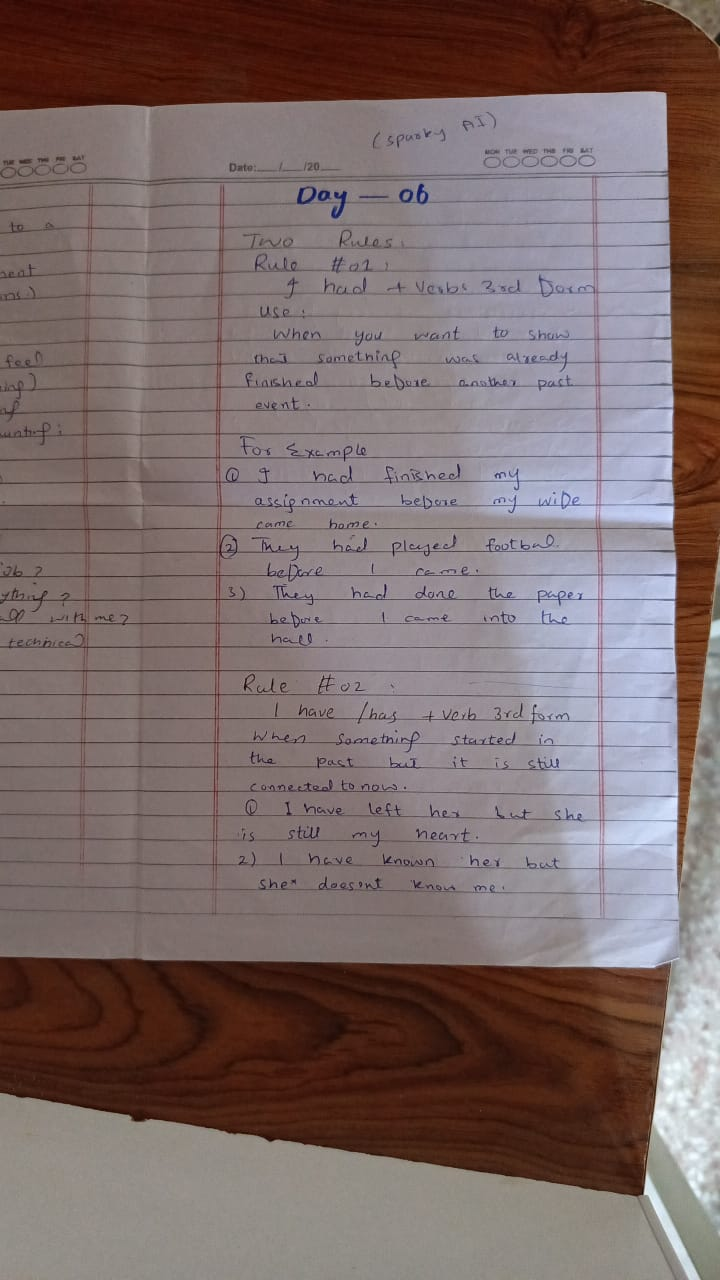
#> input picture Documents-Scanner/dataset/input_images/mydoc1.jpg, 720 x 1280 px
$ python -i enhancement.py   (imports and definitions only)
#> lines starting #> are read from the running program, lines starting #| are printed output that depends on the picture
#> further down, picture is the input picture: shape (1280, 720, 3); mean B, G, R 107.2, 108.1, 124.6
"""
enhancement.py
==============

Post-warp image enhancement for the Professional AI Document Scanner.

Once the document has been perspective-corrected, this module offers a
set of enhancement "modes" analogous to the filters found in apps like
Adobe Scan / CamScanner (original, black & white, magic color, high
contrast, etc.), plus a library of individual, composable operations
(sharpening, denoising, brightness/contrast correction) that the modes
are built from.

Author: Senior Computer Vision Engineering Team
"""

from __future__ import annotations

import logging
from enum import Enum
from typing import Callable, Dict

import cv2
import numpy as np

logger = logging.getLogger(__name__)


class EnhancementError(Exception):
    """Raised when an enhancement operation receives invalid input."""


def _validate(image: np.ndarray) -> None:
    """Raise :class:`EnhancementError` if the image is missing or empty."""
    if image is None or not isinstance(image, np.ndarray) or image.size == 0:
        raise EnhancementError("Cannot enhance an empty or invalid image.")


# --------------------------------------------------------------------------- #
# Enhancement modes enum
# --------------------------------------------------------------------------- #

class EnhancementMode(str, Enum):
    """Supported final-scan enhancement modes."""

    ORIGINAL = "original"
    BLACK_AND_WHITE = "black_and_white"
    MAGIC_COLOR = "magic_color"
    HIGH_CONTRAST = "high_contrast"
    ADAPTIVE_THRESHOLD = "adaptive_threshold"
    NOISE_REDUCTION = "noise_reduction"
    SHARPEN = "sharpen"
    BRIGHTNESS_CORRECTION = "brightness_correction"
    CONTRAST_ENHANCEMENT = "contrast_enhancement"


# --------------------------------------------------------------------------- #
# Individual enhancement operations
# --------------------------------------------------------------------------- #

# [63 lines left out: functions sharpen_image, reduce_noise_color, correct_brightness, not called in this run]


def enhance_contrast(image: np.ndarray, alpha: float = 1.25, beta: float = 0.0) -> np.ndarray:
    """
    Linearly enhance contrast via ``output = alpha * input + beta``.

    Args:
        image: Input BGR or grayscale image.
        alpha: Contrast gain (>1 increases contrast).
        beta: Brightness offset added after scaling.

    Returns:
        Contrast-enhanced image.
    """
    _validate(image)
    return cv2.convertScaleAbs(image, alpha=alpha, beta=beta)


def apply_clahe(image: np.ndarray, clip_limit: float = 2.5, tile_grid_size: tuple = (8, 8)) -> np.ndarray:
    """
    Apply Contrast Limited Adaptive Histogram Equalization for locally
    adaptive contrast improvement, ideal for scans with uneven lighting
    or faded print.

    Args:
        image: Input BGR or grayscale image.
        clip_limit: Contrast limiting threshold.
        tile_grid_size: Grid size for local equalization tiles.

    Returns:
        Contrast-enhanced image, same channel layout as input.
    """
    _validate(image)
    clahe = cv2.createCLAHE(clipLimit=clip_limit, tileGridSize=tile_grid_size)

    if image.ndim == 2:
        return clahe.apply(image)

    lab = cv2.cvtColor(image, cv2.COLOR_BGR2LAB)
    l_channel, a_channel, b_channel = cv2.split(lab)
    l_channel = clahe.apply(l_channel)
    merged = cv2.merge((l_channel, a_channel, b_channel))
    return cv2.cvtColor(merged, cv2.COLOR_LAB2BGR)


# [31 lines left out: function to_black_and_white_scan, not called in this run]


def to_magic_color_scan(image: np.ndarray) -> np.ndarray:
    """
    Produce a "magic color" style scan: boosts saturation and contrast
    while brightening the background, similar to CamScanner's "Magic
    Color" filter, which keeps color content but makes the page look
    clean and vivid.

    Args:
        image: Input BGR image.

    Returns:
        Enhanced BGR image.
    """
    _validate(image)
    working = image if image.ndim == 3 else cv2.cvtColor(image, cv2.COLOR_GRAY2BGR)

    hsv = cv2.cvtColor(working, cv2.COLOR_BGR2HSV).astype(np.float32)
    hue, saturation, value = cv2.split(hsv)
    saturation = np.clip(saturation * 1.3, 0, 255)
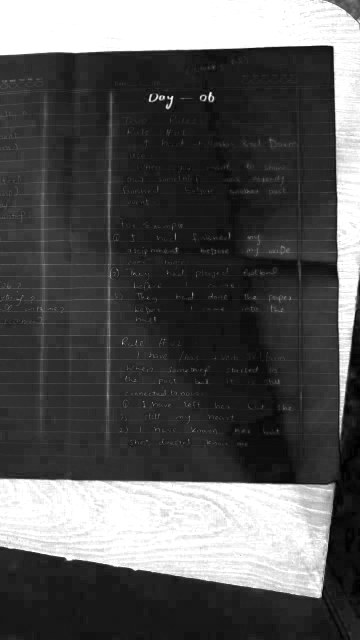
#> saturation: shape (1280, 720) float32 (shown at 1/2 size); min 0, max 255, mean 87.4
    value = np.clip(value * 1.08, 0, 255)
    hsv_boosted = cv2.merge((hue, saturation, value)).astype(np.uint8)
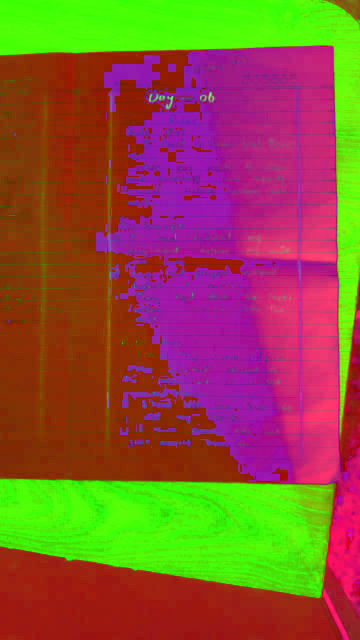
#> hsv_boosted: shape (1280, 720, 3) (shown at 1/2 size); mean B, G, R 55.4, 87, 137.9
    boosted = cv2.cvtColor(hsv_boosted, cv2.COLOR_HSV2BGR)

    contrasted = enhance_contrast(boosted, alpha=1.15, beta=10)
    return apply_clahe(contrasted, clip_limit=2.0)
#> in apply_clahe, `l_channel, a_channel, b_channel = cv2.split(lab)`:
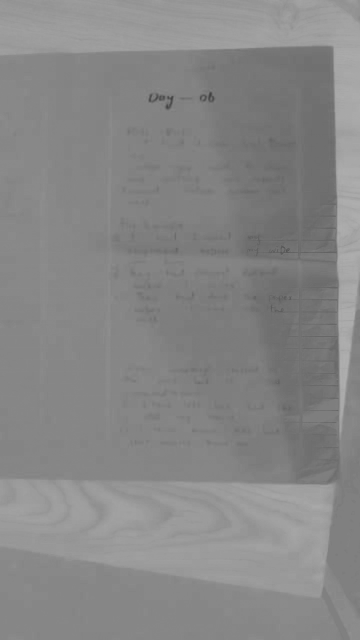
#> b_channel: shape (1280, 720) (shown at 1/2 size); min 63, max 176, mean 134.7
#> in apply_clahe, `return cv2.cvtColor(merged, cv2.COLOR_LAB2BGR)`:
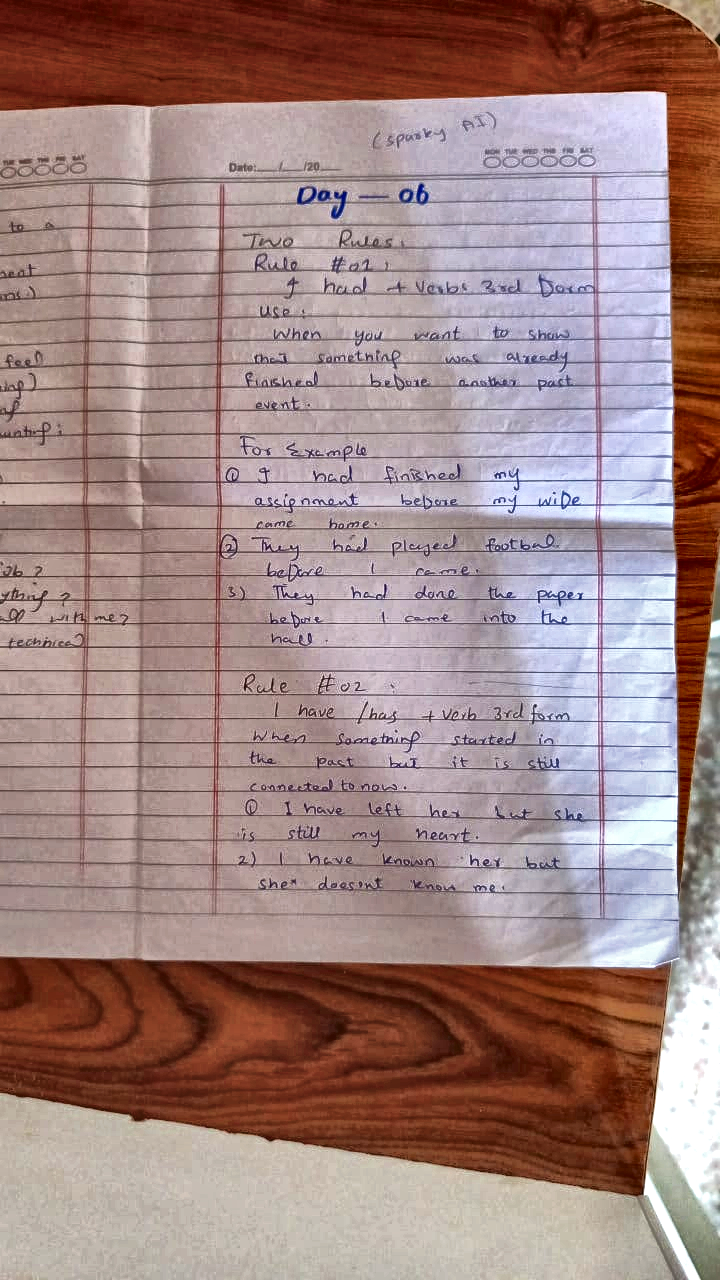
#> returned value: shape (1280, 720, 3); mean B, G, R 132.1, 134.3, 160.8


# [25 lines left out: functions to_high_contrast_scan, _mode_original, not called in this run]


def _mode_noise_reduction(image: np.ndarray) -> np.ndarray:
    return reduce_noise_color(image, strength=12)


_MODE_DISPATCH: Dict[EnhancementMode, Callable[[np.ndarray], np.ndarray]] = {
    EnhancementMode.ORIGINAL: _mode_original,
    EnhancementMode.BLACK_AND_WHITE: to_black_and_white_scan,
    EnhancementMode.MAGIC_COLOR: to_magic_color_scan,
    EnhancementMode.HIGH_CONTRAST: to_high_contrast_scan,
    EnhancementMode.ADAPTIVE_THRESHOLD: to_black_and_white_scan,
    EnhancementMode.NOISE_REDUCTION: _mode_noise_reduction,
    EnhancementMode.SHARPEN: sharpen_image,
    EnhancementMode.BRIGHTNESS_CORRECTION: correct_brightness,
    EnhancementMode.CONTRAST_ENHANCEMENT: enhance_contrast,
}


# [29 lines left out: function enhance_document, not called in this run]

>>> import cv2
>>> picture = cv2.imread('../dataset/input_images/mydoc1.jpg')
>>> result = to_magic_color_scan(picture)

$ run again, on Documents-Scanner/dataset/input_images/mydoc2.jpg
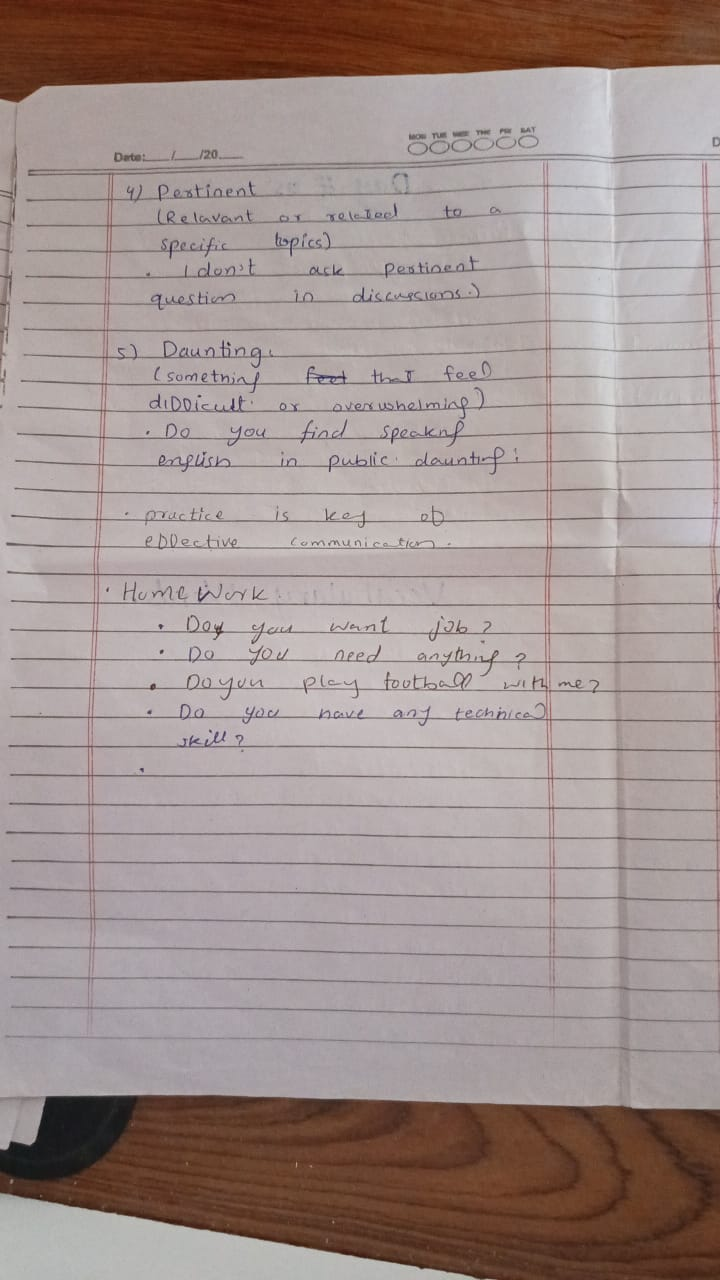
#> input picture Documents-Scanner/dataset/input_images/mydoc2.jpg, 720 x 1280 px
#> picture is the input picture: shape (1280, 720, 3); mean B, G, R 144, 147, 161.9
#> lab: shape (1280, 720, 3); mean of channels 0, 1, 2 197, 136.9, 134.6
#> in apply_clahe, `l_channel, a_channel, b_channel = cv2.split(lab)`:
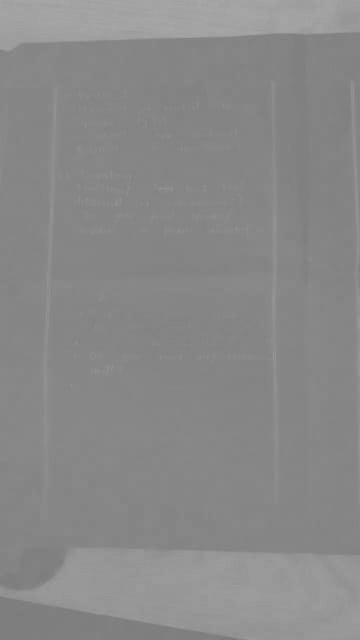
#> a_channel: shape (1280, 720) (shown at 1/2 size); min 117, max 169, mean 136.9
#> merged: shape (1280, 720, 3); mean of channels 0, 1, 2 185.2, 136.9, 134.6
#> in apply_clahe, `return cv2.cvtColor(merged, cv2.COLOR_LAB2BGR)`:
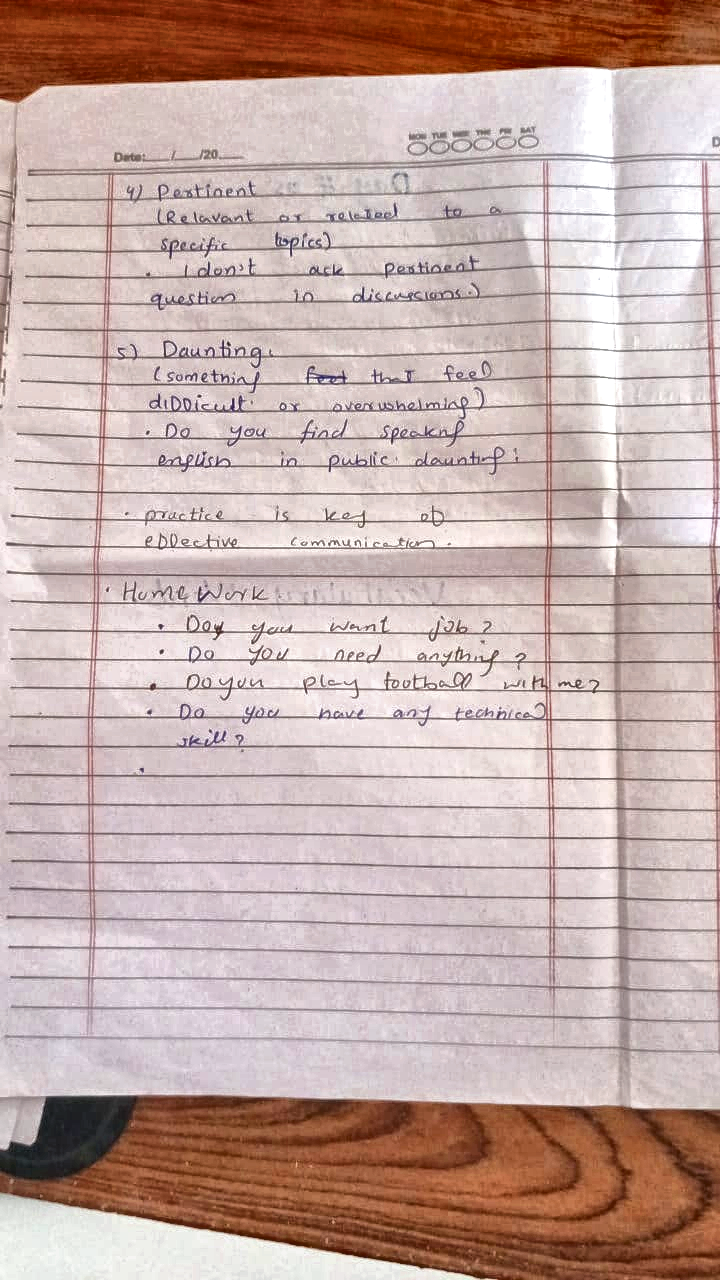
#> returned value: shape (1280, 720, 3); mean B, G, R 169.1, 173.8, 197.5

$ run again, on Documents-Scanner/dataset/input_images/mydoc3.jpg
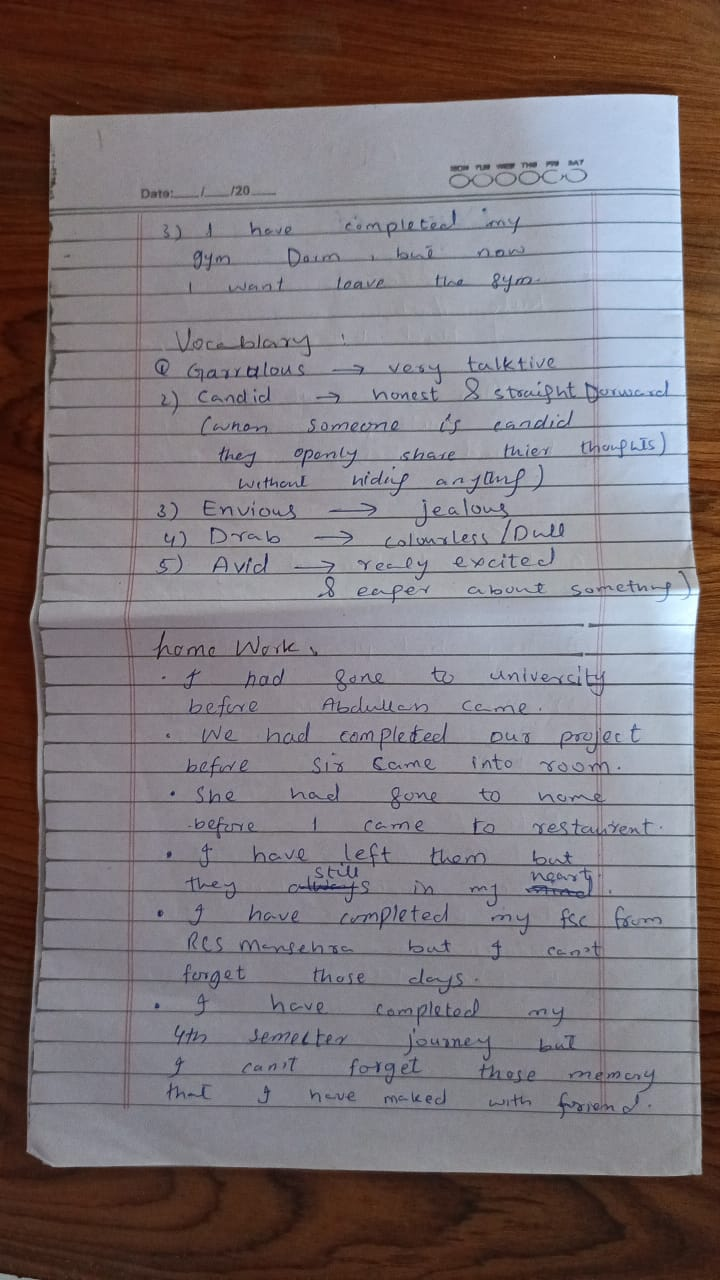
#> input picture Documents-Scanner/dataset/input_images/mydoc3.jpg, 720 x 1280 px
#> picture is the input picture: shape (1280, 720, 3); mean B, G, R 119.4, 116.1, 124.9
#> lab: shape (1280, 720, 3); mean of channels 0, 1, 2 158.5, 135.9, 129.4
#> in apply_clahe, `l_channel, a_channel, b_channel = cv2.split(lab)`:
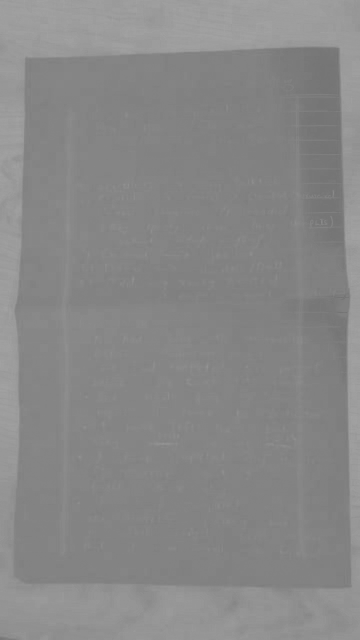
#> a_channel: shape (1280, 720) (shown at 1/2 size); min 113, max 163, mean 135.9
#> merged: shape (1280, 720, 3); mean of channels 0, 1, 2 154.8, 135.9, 129.4
#> in apply_clahe, `return cv2.cvtColor(merged, cv2.COLOR_LAB2BGR)`:
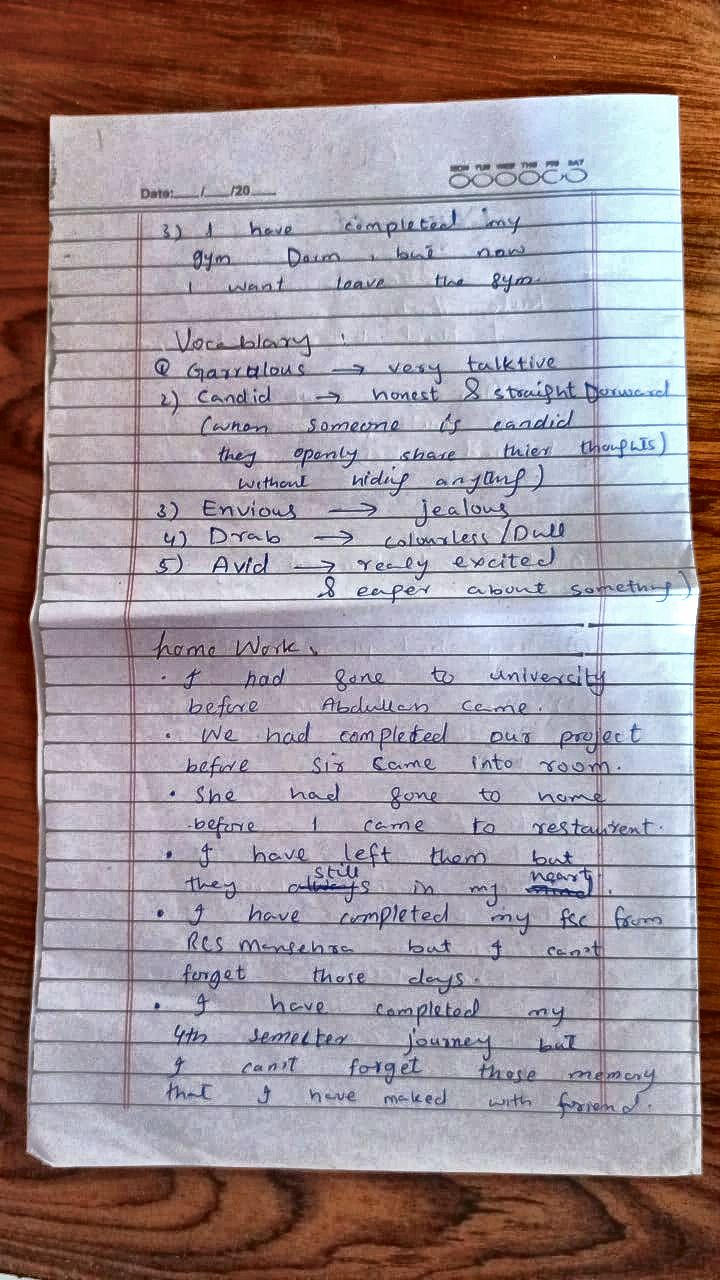
#> returned value: shape (1280, 720, 3); mean B, G, R 147.9, 143.8, 157.9
